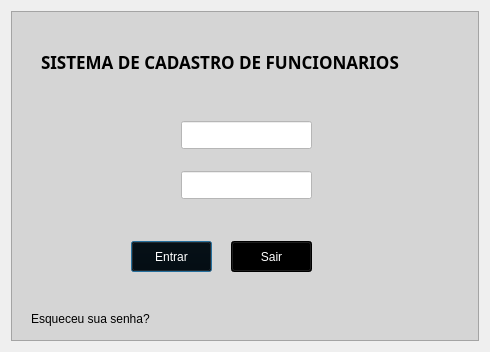
<?xml version="1.0" encoding="UTF-8"?>
<ui version="4.0">
 <class>Dialog</class>
 <widget class="QDialog" name="Dialog">
  <property name="geometry">
   <rect>
    <x>0</x>
    <y>0</y>
    <width>490</width>
    <height>352</height>
   </rect>
  </property>
  <property name="windowTitle">
   <string>Dialog</string>
  </property>
  <layout class="QHBoxLayout" name="horizontalLayout">
   <item>
    <widget class="QFrame" name="frame">
     <property name="styleSheet">
      <string notr="true">background-color: rgb(213, 213, 213);</string>
     </property>
     <property name="frameShape">
      <enum>QFrame::StyledPanel</enum>
     </property>
     <property name="frameShadow">
      <enum>QFrame::Raised</enum>
     </property>
     <widget class="QLabel" name="label">
      <property name="geometry">
       <rect>
        <x>30</x>
        <y>40</y>
        <width>421</width>
        <height>21</height>
       </rect>
      </property>
      <property name="font">
       <font>
        <family>Sans Serif</family>
        <pointsize>13</pointsize>
        <weight>75</weight>
        <bold>true</bold>
       </font>
      </property>
      <property name="text">
       <string>SISTEMA DE CADASTRO DE FUNCIONARIOS</string>
      </property>
     </widget>
     <widget class="QLabel" name="label_2">
      <property name="geometry">
       <rect>
        <x>20</x>
        <y>300</y>
        <width>131</width>
        <height>16</height>
       </rect>
      </property>
      <property name="text">
       <string>Esqueceu sua senha?</string>
      </property>
     </widget>
     <widget class="QLineEdit" name="lineEdit">
      <property name="geometry">
       <rect>
        <x>170</x>
        <y>110</y>
        <width>131</width>
        <height>28</height>
       </rect>
      </property>
      <property name="styleSheet">
       <string notr="true">background-color: rgb(255, 255, 255);</string>
      </property>
     </widget>
     <widget class="QLineEdit" name="lineEdit_2">
      <property name="geometry">
       <rect>
        <x>170</x>
        <y>160</y>
        <width>131</width>
        <height>28</height>
       </rect>
      </property>
      <property name="styleSheet">
       <string notr="true">background-color: rgb(255, 255, 255);</string>
      </property>
      <property name="echoMode">
       <enum>QLineEdit::Password</enum>
      </property>
     </widget>
     <widget class="QLabel" name="label_4">
      <property name="geometry">
       <rect>
        <x>130</x>
        <y>160</y>
        <width>31</width>
        <height>31</height>
       </rect>
      </property>
      <property name="text">
       <string/>
      </property>
      <property name="pixmap">
       <pixmap>cadeado.png</pixmap>
      </property>
      <property name="scaledContents">
       <bool>true</bool>
      </property>
     </widget>
     <widget class="QLabel" name="label_3">
      <property name="geometry">
       <rect>
        <x>130</x>
        <y>110</y>
        <width>31</width>
        <height>31</height>
       </rect>
      </property>
      <property name="text">
       <string/>
      </property>
      <property name="pixmap">
       <pixmap>usuario11.png</pixmap>
      </property>
      <property name="scaledContents">
       <bool>true</bool>
      </property>
     </widget>
     <widget class="QPushButton" name="pushButton">
      <property name="geometry">
       <rect>
        <x>120</x>
        <y>230</y>
        <width>81</width>
        <height>31</height>
       </rect>
      </property>
      <property name="styleSheet">
       <string notr="true">background-color: rgb(0, 0, 0);
color: rgb(255, 255, 255);</string>
      </property>
      <property name="text">
       <string>Entrar</string>
      </property>
     </widget>
     <widget class="QPushButton" name="pushButton_2">
      <property name="geometry">
       <rect>
        <x>220</x>
        <y>230</y>
        <width>81</width>
        <height>31</height>
       </rect>
      </property>
      <property name="styleSheet">
       <string notr="true">background-color: rgb(0, 0, 0);
color: rgb(255, 255, 255);</string>
      </property>
      <property name="text">
       <string>Sair</string>
      </property>
     </widget>
     <zorder>label_3</zorder>
     <zorder>label</zorder>
     <zorder>label_2</zorder>
     <zorder>lineEdit</zorder>
     <zorder>lineEdit_2</zorder>
     <zorder>label_4</zorder>
     <zorder>pushButton</zorder>
     <zorder>pushButton_2</zorder>
    </widget>
   </item>
  </layout>
 </widget>
 <resources/>
 <connections/>
</ui>
